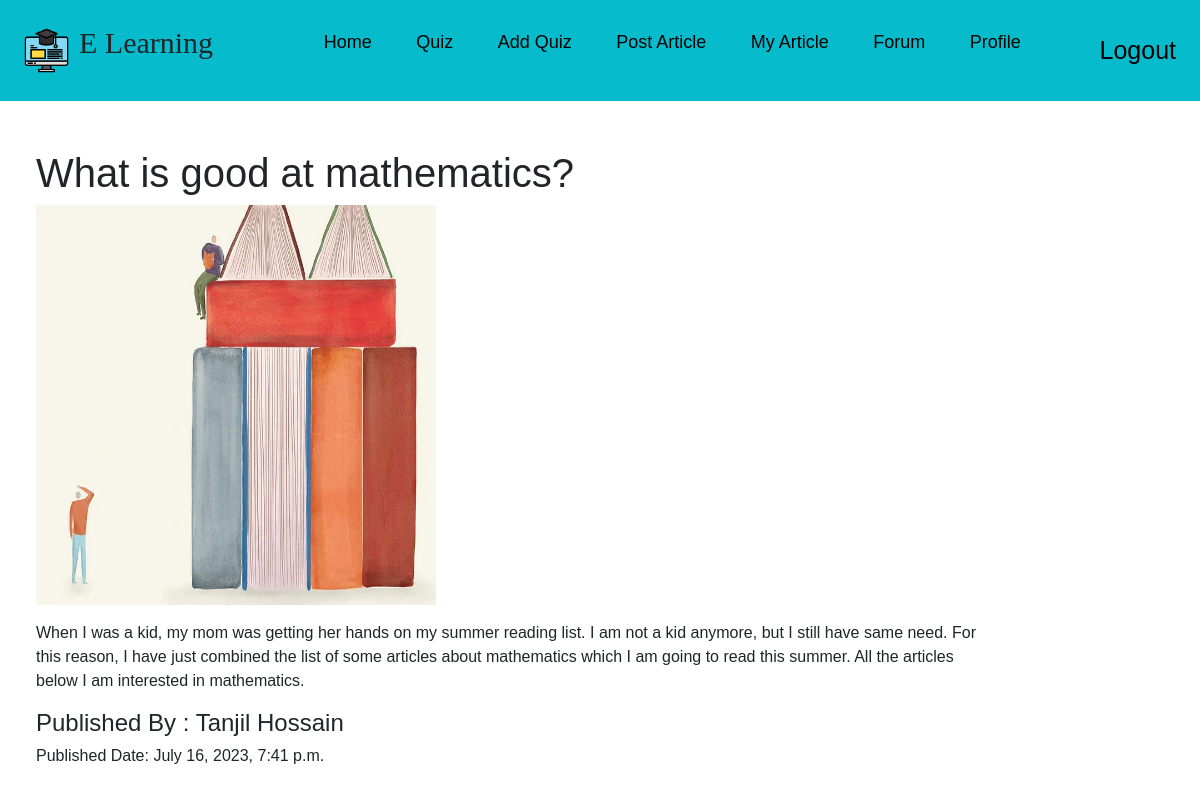
The app's page /article_details/1/ (signed in) with its own data.
### App_teacher/models.py (models this page shows, shortened)
class Articale(models.Model):
    author = models.ForeignKey(
        TeacherProfile, on_delete=models.CASCADE, related_name='writer')
    catagory = models.ForeignKey(
        Catagory, on_delete=models.CASCADE, related_name='articale_catagori')
    image = models.ImageField(upload_to='article_image', null=True, blank=True)
    title = models.CharField(max_length=300)
    description = models.TextField()
    published_at = models.DateTimeField(auto_now_add=True)
    update_at = models.DateTimeField(auto_now=True)

### App_login/models.py (models this page shows, shortened)
class TeacherProfile(models.Model):
    user = models.OneToOneField(
        User, on_delete=models.CASCADE, related_name='teacher_profile')
    profile_image = models.ImageField(
        upload_to='teacher_image', null=True, blank=True)
    full_name = models.CharField(max_length=20, null=True, blank=True)
    qualification = models.CharField(max_length=300, null=True, blank=True)
    subject = models.CharField(max_length=30, null=True, blank=True)
    date_of_birth = models.DateField(null=True, blank=True)
    phone_no = models.CharField(
        max_length=11, verbose_name='Phone Number', null=True, blank=True)
    join_date = models.DateTimeField(auto_now_add=True)

### App_student/views.py (the view)
# urls.py: path('article_details/<pk>/', views.article_details, name='article_details'),
@login_required
def article_details(request, pk):
    article = Articale.objects.get(pk=pk)
    return render(request, 'App_student/article_details.html', context={'article': article})

### templates/App_student/article_details.html (shortened to what this page needs)
{% extends 'base.html' %}
{% block body_block %}
<div class="row mx-4 ">
        <div class="col-12">
            <div class="col-10">
                <h1>{{article.title}}</h1>
                {% if article.image %}
                <div class="col-2">
                    <img src="{{article.image.url}}" alt="" width="400px" height="400px">
                </div>
                {% endif %}
                <p>{{article.description|linebreaks}} </p>
                <h4>Published By :
                    {% if article.author.full_name %}
                    {{article.author.full_name}}
                    {% else %}
                    {{article.author}}
                    {% endif %}
                </h4>
                <h6>Published Date: {{article.published_at}}</h6>
            </div>
        </div>
</div>
{% endblock body_block %}

### static/css/style.css (style rules this page uses)
* { margin: 0; padding: 0; box-sizing: border-box; font-family: Arial, Helvetica, sans-serif; }
body { width: 100%; }
html { scroll-behavior: smooth; }

### records on screen
Articale: title "What is good at mathematics?", image (picture), description "When I was a kid, my mom was getting her hands on my summer reading list. I am not a kid anymore, but I still have same need. For this reason, I have just combined the list of some articles about mathematics which I am going to read this summer. All the articles below I am interested in mathematics.", author.full_name "Tanjil Hossain", published_at "July 16, 2023, 7:41 p.m."
